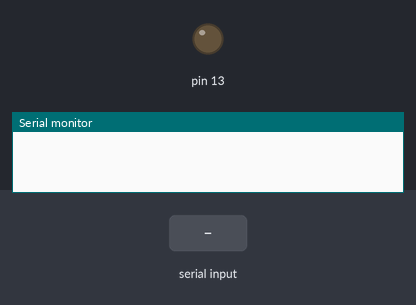
Simulated run of this sketch. Board: Arduino Mega 2560, built with avr-gcc and run on an emulated ATmega2560. On the bench: output pins drawn as LEDs (lit = HIGH), the last lines printed to the serial monitor. The inputs (shaded band) are chosen by the test bench.

Above: at 1.2 s.
1.3 s: "1" received over Serial
At 2.2 s:
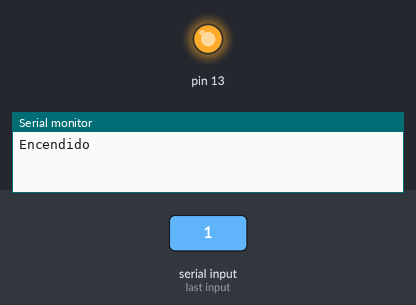
2.8 s: "0" received over Serial
At 3.3 s:
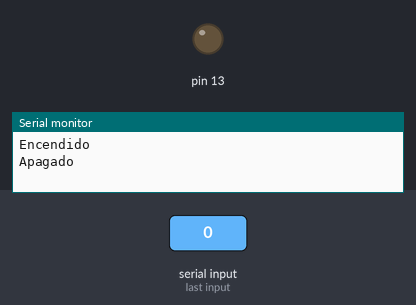
Timing chart, 0 to 5.8 s (numbered marks = the images above; inputs shaded):
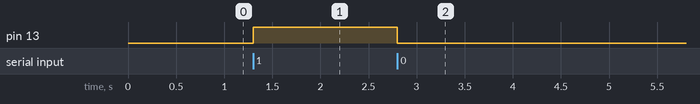

Measured:
- after the input at 1.3 s, pin 13: LOW → HIGH at once
- after the input at 2.8 s, pin 13: HIGH → LOW at once

The sketch:

final_vision.ino
```cpp
int Byte_Entrada=0;
int cont=0,estado=0,infra=0;
void setup()
{
  // put your setup code here, to run once:
  Serial.begin(9600);
  pinMode(13,OUTPUT);
  digitalWrite(13,LOW);
  pinMode(30,OUTPUT); //Pin sensor emisor
  pinMode(8,INPUT); //Pin sensor receptor

}
void loop()
  {
    // put your main code here, to run repeatedly:
    //infra
    //infra=analogRead(8);
    //if(infra==0)
    //{
      //delay(500);
      //motor==1;
    //}
    //else ( infra== 1)
    //{
      //digitalWrite(13,LOW);
      //estado=0;
    //}

    //infra
    if(Serial.available()>0)
    {
      cont=1;
      Byte_Entrada=Serial.read();
      if(Byte_Entrada=='0')
      {
        digitalWrite(13,LOW);
        Serial.println("Apagado");
        delay(100);
      }
      else if(Byte_Entrada=='1')
      {
        digitalWrite(13,HIGH);
        Serial.println("Encendido");
        delay(100);
      }
    }
}
```
